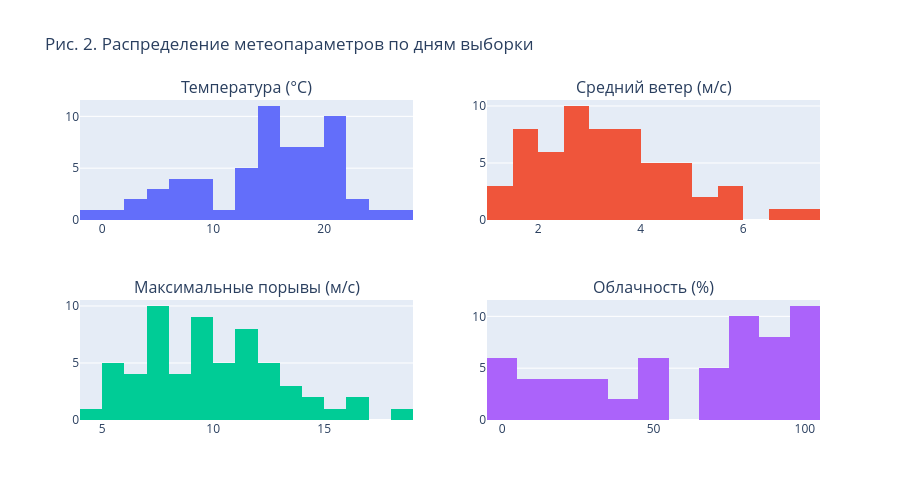

Notebook code cell kept with this figure:
### Code cell
fig = make_subplots(rows=2, cols=2, subplot_titles=[
    "Температура (°C)", "Средний ветер (м/с)",
    "Максимальные порывы (м/с)", "Облачность (%)"
])

for i, (col, name) in enumerate([
    ("temperature_2m_mean", "Температура"),
    ("wind_speed_10m_mean", "Ветер"),
    ("wind_gusts_10m_max", "Порывы"),
    ("cloud_cover_mean", "Облачность"),
]):
    r, c = divmod(i, 2)
    fig.add_trace(
        go.Histogram(x=weather[col], nbinsx=15, name=name, showlegend=False),
        row=r + 1, col=c + 1
    )

fig.update_layout(height=500, title_text="Рис. 2. Распределение метеопараметров по дням выборки")
fig.show()

### Figure 1 — Plotly figure (JSON) as saved in the notebook; plotly's stock layout.template omitted (floating-point values rounded to 4 significant figures)
{"data": [{"name": "Температура", "nbinsx": 15, "showlegend": false, "type": "histogram", "x": [14.0, 15.6, 2.0, -0.0, 9.2, 7.9, 15.8, 14.3, 8.3, 17.0, 17.2, 20.8, 17.3, 18.2, 16.7, 24.2, 18.0, 22.9, 20.9, 19.9, 20.6, 18.9, 21.7, 21.6, 17.2, 20.3, 12.9, 9.8, 14.0, 12.8, 12.0, 6.6, 5.7, 5.7, -0.9, 18.3, 18.7, 3.5, 4.5, 21.6, 22.9, 21.7, 15.7, 16.8, 11.3, 16.0, 27.0, 20.9, 20.6, 15.5, 15.9, 13.7, 12.0, 15.8, 15.5, 15.9, 18.0, 6.7, 6.6, 8.9], "xaxis": "x", "yaxis": "y"}, {"name": "Ветер", "nbinsx": 15, "showlegend": false, "type": "histogram", "x": [5.15, 3.38, 4.06, 2.49, 2.19, 7.04, 4.66, 3.31, 1.87, 3.34, 2.58, 1.35, 2.76, 3.93, 4.66, 1.81, 4.23, 2.31, 2.96, 2.53, 1.98, 2.93, 1.67, 2.75, 1.53, 3.97, 3.17, 4.53, 2.63, 1.92, 3.87, 5.81, 4.11, 1.46, 3.38, 2.32, 3.89, 5.77, 3.96, 3.67, 5.85, 3.45, 4.53, 1.3, 6.57, 3.4, 3.99, 2.2, 3.58, 2.58, 3.23, 1.92, 4.08, 5.09, 2.69, 1.5, 4.21, 4.75, 2.28, 2.92], "xaxis": "x2", "yaxis": "y2"}, {"name": "Порывы", "nbinsx": 15, "showlegend": false, "type": "histogram", "x": [12.3, 9.2, 9.5, 7.6, 8.3, 18.2, 13.8, 9.3, 6.3, 9.6, 7.6, 7.1, 7.9, 12.2, 14.1, 5.3, 10.9, 9.2, 8.3, 7.7, 9.0, 7.8, 5.4, 9.1, 5.3, 10.4, 8.8, 11.4, 6.9, 5.7, 9.4, 14.6, 10.7, 4.3, 11.5, 7.4, 13.0, 15.1, 12.7, 11.4, 16.2, 11.1, 13.9, 5.8, 16.0, 12.3, 11.0, 8.9, 11.7, 9.3, 10.3, 7.5, 10.7, 11.8, 7.6, 6.1, 11.8, 12.7, 6.0, 7.6], "xaxis": "x3", "yaxis": "y3"}, {"name": "Облачность", "nbinsx": 15, "showlegend": false, "type": "histogram", "x": [90.6, 94.6, 100.0, 45.9, 80.9, 90.1, 78.6, 26.4, 96.6, 0.0, 13.5, 80.7, 51.8, 80.2, 28.1, 23.2, 40.1, 48.7, 19.6, 51.1, 30.3, 1.7, 13.5, 1.5, 0.0, 23.3, 74.4, 100.0, 82.5, 100.0, 100.0, 95.5, 80.6, 73.7, 98.3, 34.3, 38.5, 76.2, 51.6, 11.4, 69.4, 96.1, 84.8, 86.5, 100.0, 79.2, 9.4, 88.6, 67.7, 89.5, 48.1, 86.9, 96.2, 73.9, 24.9, 0.0, 98.5, 82.5, 0.0, 86.5], "xaxis": "x4", "yaxis": "y4"}], "layout": {"annotations": [{"font": {"size": 16}, "showarrow": false, "text": "Температура (°C)", "x": 0.225, "xanchor": "center", "xref": "paper", "y": 1, "yanchor": "bottom", "yref": "paper"}, {"font": {"size": 16}, "showarrow": false, "text": "Средний ветер (м/с)", "x": 0.775, "xanchor": "center", "xref": "paper", "y": 1, "yanchor": "bottom", "yref": "paper"}, {"font": {"size": 16}, "showarrow": false, "text": "Максимальные порывы (м/с)", "x": 0.225, "xanchor": "center", "xref": "paper", "y": 0.375, "yanchor": "bottom", "yref": "paper"}, {"font": {"size": 16}, "showarrow": false, "text": "Облачность (%)", "x": 0.775, "xanchor": "center", "xref": "paper", "y": 0.375, "yanchor": "bottom", "yref": "paper"}], "height": 500, "title": {"text": "Рис. 2. Распределение метеопараметров по дням выборки"}, "xaxis": {"anchor": "y", "domain": [0, 0.45]}, "xaxis2": {"anchor": "y2", "domain": [0.55, 1]}, "xaxis3": {"anchor": "y3", "domain": [0, 0.45]}, "xaxis4": {"anchor": "y4", "domain": [0.55, 1]}, "yaxis": {"anchor": "x", "domain": [0.625, 1]}, "yaxis2": {"anchor": "x2", "domain": [0.625, 1]}, "yaxis3": {"anchor": "x3", "domain": [0, 0.375]}, "yaxis4": {"anchor": "x4", "domain": [0, 0.375]}}}
